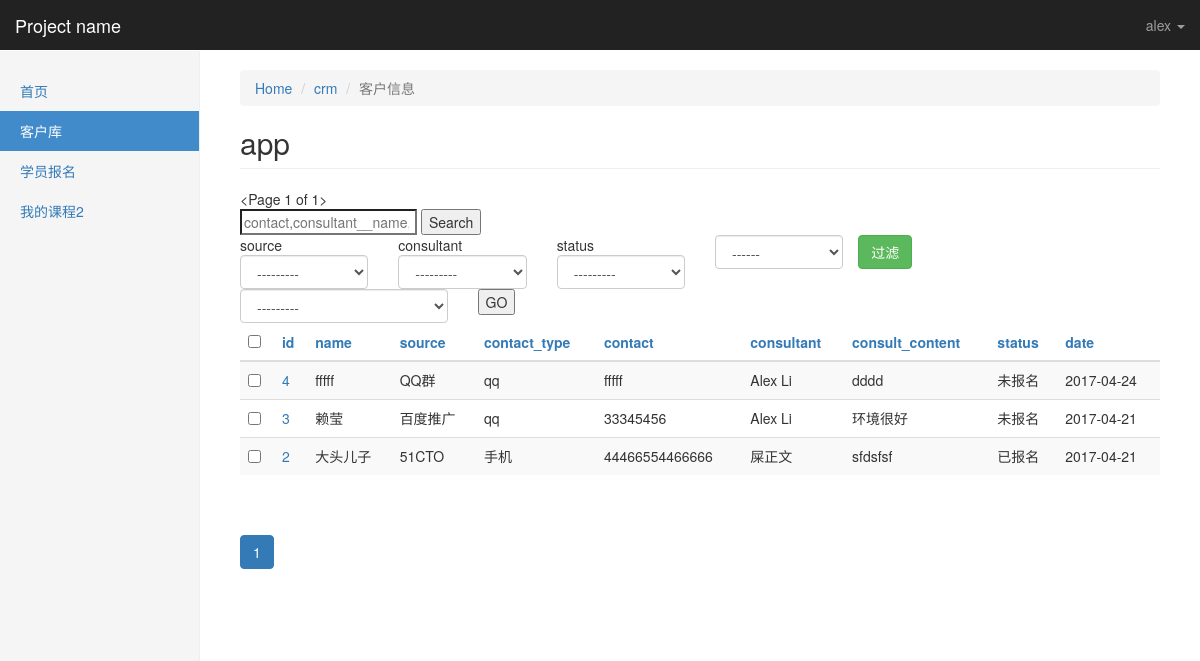
/kingadmin/crm/customerinfo/ (signed in), run on the app's committed database.
### crm/models.py (models this page shows, shortened)
class Menus(models.Model):
    name = models.CharField(max_length=64)
    url_type_choices = ((0,'absolute'),(1,'dynamic'))
    url_type = models.SmallIntegerField(choices=url_type_choices,default=0)
    url_name = models.CharField(max_length=128)
    url_name = models.CharField(max_length=128)
    class Meta:
        unique_together = ('name','url_name')

class CustomerInfo(models.Model):
    name = models.CharField(max_length=64,default=None)
    contact_type_choices = ((0,'qq'),(1,'微信'),(2,'手机'))
    contact_type = models.SmallIntegerField(choices=contact_type_choices,default=0)
    contact = models.CharField(max_length=64,unique=True)
    source_choices = ((0,'QQ群'),
                      (1,'51CTO'),
                      (2,'百度推广'),
                      (3,'知乎'),
                      (4,'转介绍'),
                      (5,'其它'),
                      )
    source = models.SmallIntegerField(choices=source_choices)
    referral_from = models.ForeignKey("self",blank=True,null=True,verbose_name="转介绍",on_delete=models.SET_NULL)
    consult_courses = models.ManyToManyField("Course",verbose_name="咨询课程")
    consult_content = models.TextField(verbose_name="咨询内容")
    status_choices = ((0,'未报名'),(1,'已报名'),(2,'已退学'))
    status = models.SmallIntegerField(choices=status_choices)
    consultant = models.ForeignKey("UserProfile",verbose_name="课程顾问",on_delete=models.SET_NULL,null=True)
    id_num = models.CharField(max_length=128,blank=True,null=True)
    emergency_contact = models.PositiveIntegerField(blank=True,null=True)
    sex_choices = ((0,'男'),(1,'女'))
    sex = models.PositiveSmallIntegerField(choices=sex_choices,blank=True,null=True)
    date = models.DateField(auto_now_add=True)
    class Meta:
        verbose_name = "客户信息"
        verbose_name_plural = "客户信息"

class UserProfile(models.Model):
    user = models.OneToOneField(User,on_delete=models.SET_NULL,null=True)
    name = models.CharField(max_length=64,verbose_name="姓名")
    role = models.ManyToManyField("Role",blank=True,null=True)
    def __str__(self): #__unicode__
        return self.name

### kingadmin/views.py (the view, shortened to what this page needs)
# urls.py: url(r'^(\w+)/(\w+)/$', views.table_obj_list, name="table_obj_list"),
@login_required
def table_obj_list(request,app_name,model_name):
    admin_class = site.enabled_admins[app_name][model_name]
    querysets = admin_class.model.objects.all().order_by('-id')
    querysets,filter_condtions  = get_filter_result(request,querysets)
    admin_class.filter_condtions = filter_condtions
    querysets = get_serached_result(request,querysets,admin_class)
    admin_class.search_key = request.GET.get('_q','')
    querysets,sorted_column = get_orderby_result(request,querysets,admin_class)
    paginator = Paginator(querysets, admin_class.list_per_page) # Show 25 contacts per page
    page = request.GET.get('_page')
    try:
        querysets = paginator.page(page)
    except PageNotAnInteger:
        querysets = paginator.page(1)
    except EmptyPage:
        querysets = paginator.page(paginator.num_pages)
    print(request.GET)
    return render(request,'kingadmin/table_obj_list.html', locals())

### kingadmin/templatetags/kingadmin_tags.py (called while the page is built, shortened)
@register.simple_tag
def  build_table_row(obj,admin_class):
    ele = ""
    if admin_class.list_display:
        for index,column_name in enumerate(admin_class.list_display):
            column_obj = admin_class.model._meta.get_field(column_name)
            if column_obj.choices: #get_xxx_display
                column_data = getattr(obj,'get_%s_display'% column_name)()
            else:
                column_data = getattr(obj,column_name)
            td_ele = "<td>%s</td>" % column_data
            if index == 0:
                td_ele = "<td><a href='%s/change/'>%s</a></td>"% (obj.id,column_data)
            ele += td_ele
    else:
        td_ele = "<td><a href='%s/change/'>%s</a></td>" % (obj.id,obj)
        ele += td_ele
    return mark_safe(ele)

@register.simple_tag
def get_sorted_column(column,sorted_column,forloop):
    if column in sorted_column:#这一列被排序了,
        last_sort_index = sorted_column[column]
        if last_sort_index.startswith('-'):
            this_time_sort_index = last_sort_index.strip('-')
        else:
            this_time_sort_index = '-%s' % last_sort_index
        return this_time_sort_index
    else:
        return forloop

@register.simple_tag
def render_filtered_args(admin_class,render_html=True):
    if admin_class.filter_condtions:
        ele = ''
        for k,v in admin_class.filter_condtions.items():
            ele += '&%s=%s' %(k,v)
        if render_html:
            return mark_safe(ele)
        else:
            return ele
    else:
        return ''

@register.simple_tag
def render_sorted_arrow(column,sorted_column):
    return ''

@register.simple_tag
def render_paginator(querysets,admin_class,sorted_column):
    ele = '''
      <ul class="pagination">
    '''
    for i in querysets.paginator.page_range:
        if abs(querysets.number - i) < 2 :#display btn
            active = ''
            if querysets.number == i : #current page
                active = 'active'
            filter_ele = render_filtered_args(admin_class)
            sorted_ele = ''
            if sorted_column:
                sorted_ele = '&_o=%s' % list(sorted_column.values())[0]
            p_ele = '''<li class="%s"><a href="?_page=%s%s%s">%s</a></li>'''  % (active,i,filter_ele,sorted_ele,i)
            ele += p_ele
    ele += "</ul>"
    return mark_safe(ele)

@register.simple_tag
def get_current_sorted_column_index(sorted_column):
    return list(sorted_column.values())[0] if sorted_column else ''

### kingadmin/templates/kingadmin/table_obj_list.html (shortened to what this page needs)
{% extends 'kingadmin/index.html' %}
{% load kingadmin_tags %}
{% block  right-content-container %}
    <ol class="breadcrumb">
      <li><a href="/kingadmin/">Home</a></li>
      <li><a href="/kingadmin/{{ app_name }}">{{ app_name }}</a></li>
      <li class="active">{% get_model_verbose_name admin_class %}</li>
    </ol>
<h2 class="page-header">app</h2>
<div>
        {{ querysets }}
        <form>
            <input type="search" placeholder="{% for s in admin_class.search_fields %}{{ s }},{% endfor %}" name="_q" value="{{ admin_class.search_key }}">
            <input type="submit" value="Search">
        </form>
        <div class="row">
            {% if  admin_class.list_filter %}
            <form >
                {% for filter_column in admin_class.list_filter %}
                   {% build_filter_ele filter_column admin_class %}
                {% endfor %}
                <input class="btn btn-success" type="submit" value="过滤">
            </form>
            {% endif %}
        </div>
        <form onsubmit="return ActionCheck(this)" method="post">{% csrf_token %}
            <div class="row">
                <div class="col-lg-3">
                    <select class="form-control" name="action" >
                            <option value="">---------</option>
                    </select>
                </div>
                <div class="col-lg-2">
                    <input type="submit" value="GO">
                </div>
            </div>
        </form>
        <table class="table table-striped">
            <thead>
                <tr>
                    {% if admin_class.list_display %}
                        <th><input type="checkbox" onclick="SelectAllObjs(this)"></th>
                        {% for column in admin_class.list_display %}
                            <th><a href="?_o={% get_sorted_column column sorted_column forloop.counter0 %}{% render_filtered_args admin_class%}">
                                {{ column }}
                            </a></th>
                        {% endfor %}
                    {% else %}
                        <th>{% get_model_name admin_class %}</th>
                    {% endif %}
                </tr>
            </thead>
            <tbody>
                {% for obj in querysets %}
                    <tr>
                        <td><input row-select="true"  type="checkbox" value="{{ obj.id }}"></td>
                        {%  build_table_row obj admin_class %}
                    </tr>
                {% endfor %}
            </tbody>
        </table>
        <div class="pagination">
            {% render_paginator querysets admin_class sorted_column %}
        </div>
</div>
{% endblock %}

### kingadmin/templates/kingadmin/index.html (shortened to what this page needs)
{% extends 'base.html' %}
{% block body %}
<nav class="navbar navbar-inverse navbar-fixed-top">
  <div class="container-fluid">
    <div class="navbar-header">
      <a class="navbar-brand" href="#">{% block pro_name %}Project name{% endblock %}</a>
    </div>
    <div id="navbar" class="navbar-collapse collapse">
      <ul class="nav navbar-nav navbar-right">
        <li class="dropdown ">
          <a href="#" class="dropdown-toggle" data-toggle="dropdown" role="button" >{{ request.user }} <span class="caret"></span></a>
        </li>
      </ul>
    </div>
  </div>
</nav>
<div class="container-fluid">
  <div class="row">
    <div class="col-sm-3 col-md-2 sidebar">
      <ul class="nav nav-sidebar">
        {% for role in  request.user.userprofile.role.select_related %}
            {% for menu in role.menus.select_related %}
                {% if request.path == menu.url_name %}
                    <li class="active"><a href="{% if menu.url_type == 0 %}{{ menu.url_name }}{% else %}{% url menu.url_name %}{% endif %}">{{ menu.name }}</a></li>
                {% else %}
                    <li ><a href="{% if menu.url_type == 0 %}{{ menu.url_name }}{% else %}{% url menu.url_name %}{% endif %}">{{ menu.name }}</a></li>
                {% endif %}
            {% endfor %}
         {% endfor %}
      </ul>
    </div>
    <div class="col-sm-9 col-sm-offset-3 col-md-10 col-md-offset-2 main">
      {% block  right-content-container %}{% endblock %}
    </div>
  </div>
</div>
{% endblock %}

### templates/base.html (shortened to what this page needs)
<!DOCTYPE html>
<html lang="zh-CN"><head><meta http-equiv="Content-Type" content="text/html; charset=UTF-8">
    <link href="/static/css/bootstrap.min.css" rel="stylesheet">
    <link href="/static/css/ie10-viewport-bug-workaround.css" rel="stylesheet">
    <link href="/static/css/dashboard.css" rel="stylesheet">
  </head>
  <body>
    {% block  body %}
    {% endblock %}
</body></html>

### statics/css/dashboard.css (style rules this page uses)
body { padding-top: 50px; }
.navbar-fixed-top { border: 0; }
.sidebar { display: none; }
@media (min-width: 768px) { .sidebar { position: fixed; top: 51px; bottom: 0; left: 0; z-index: 1000; display: block; padding: 20px; overflow-x: hidden; overflow-y: auto; background-color: #f5f5f5; border-right: 1px solid #eee; } }
.nav-sidebar { margin-right: -21px; margin-bottom: 20px; margin-left: -20px; }
.nav-sidebar > li > a { padding-right: 20px; padding-left: 20px; }
.nav-sidebar > .active > a, .nav-sidebar > .active > a:hover, .nav-sidebar > .active > a:focus { color: #fff; background-color: #428bca; }
.main { padding: 20px; }
@media (min-width: 768px) { .main { padding-right: 40px; padding-left: 40px; } }
.main .page-header { margin-top: 0; }

### data on the page
Menus: name "首页"
Menus: name "客户库"
Menus: name "学员报名"
Menus: name "我的课程2"
CustomerInfo: id+name+source "4 fffff QQ群 qq fffff Alex Li dddd 未报名 2017-04-24"
CustomerInfo: id+name+source "3 赖莹 百度推广 qq 33345456 Alex Li 环境很好 未报名 2017-04-21"
CustomerInfo: id+name+source "2 大头儿子 51CTO 手机 44466554466666 屎正文 sfdsfsf 已报名 2017-04-21"

### other printed values
{{ request.user }} "alex"
{{ app_name }} "crm"
{{ querysets }} "<Page 1 of 1>"
{{ column }} "id" "name" "source" "contact_type" "contact" "consultant" "consult_content" "status" "date"
